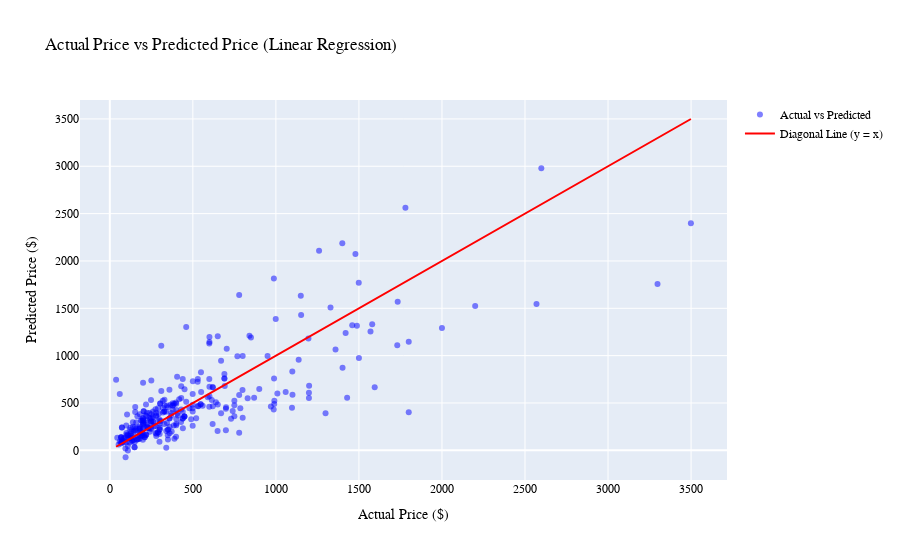

The cell this chart's notebook holds for it:
### Code cell
# Scatter plot using Plotly
actual_prices = y_test
predicted_prices = y_pred

fig = go.Figure()

fig.add_trace(go.Scatter(x = actual_prices, y = predicted_prices, mode = "markers", marker = dict(color = "blue", opacity = 0.5), name = "Actual vs Predicted"))
fig.add_trace(go.Scatter(x = actual_prices, y = actual_prices, mode = "lines", line = dict(color = "red", width = 2), name = "Diagonal Line (y = x)"))
fig.update_layout(
    title = "Actual Price vs Predicted Price (Linear Regression)",
    xaxis_title = "Actual Price ($)",
    yaxis_title = "Predicted Price ($)",
    font = dict(family = "Arial, sans-serif", size = 12, color = "black")
)

fig.show()

### Figure 1 — Plotly figure (JSON) as saved in the notebook; plotly's stock layout.template omitted (floating-point values rounded to 4 significant figures; data arrays with more than 128 entries replaced by an {"elided": "..."} marker saying what was removed)
{"data": [{"marker": {"color": "blue", "opacity": 0.5}, "mode": "markers", "name": "Actual vs Predicted", "type": "scatter", "x": {"elided": "318 float values"}, "y": {"elided": "318 float values"}}, {"line": {"color": "red", "width": 2}, "mode": "lines", "name": "Diagonal Line (y = x)", "type": "scatter", "x": {"elided": "318 float values"}, "y": {"elided": "318 float values"}}], "layout": {"font": {"color": "black", "family": "Arial, sans-serif", "size": 12}, "title": {"text": "Actual Price vs Predicted Price (Linear Regression)"}, "xaxis": {"title": {"text": "Actual Price ($)"}}, "yaxis": {"title": {"text": "Predicted Price ($)"}}}}
